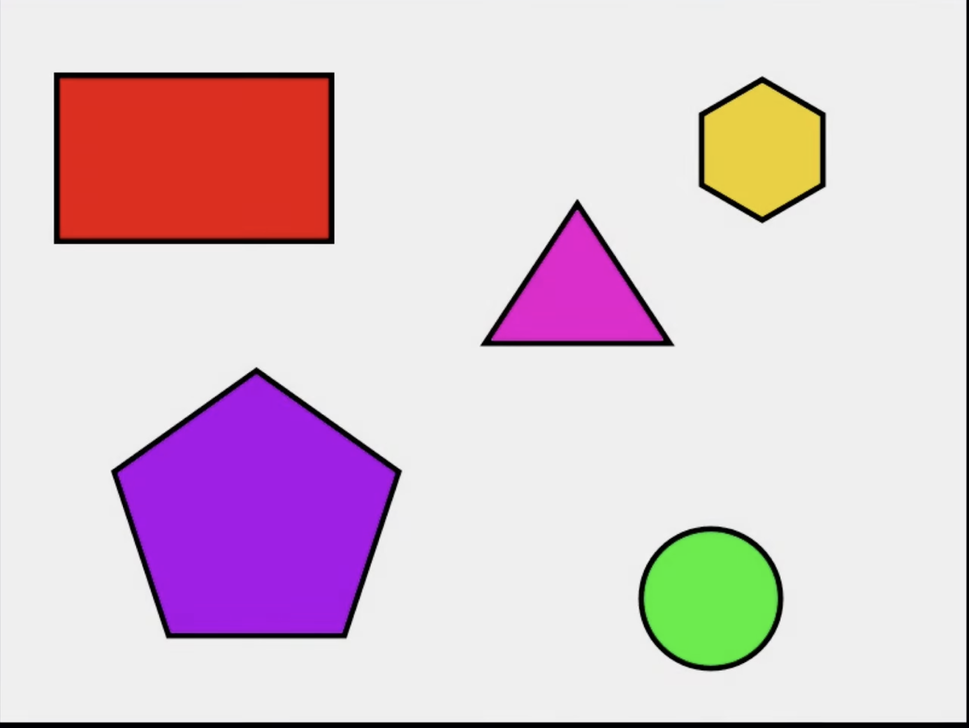
#> input picture Shape.png, 969 x 728 px, shrunk from 1520 x 1142 before the run, given in place of the camera
$ python CamEdge.py
#> lines starting #> are read from the running program, lines starting #| are printed output that depends on the picture; after the words box and inside, x2 and y2 are one past the last pixel; in counts of white or black regions, pixels touching at a corner belong together
import cv2
import numpy as np

def nothing(x):
    pass

cap = cv2.VideoCapture(1)

cv2.namedWindow("Trackbars")
cv2.createTrackbar("L-H", "Trackbars", 0, 255, nothing)
cv2.createTrackbar("L-S", "Trackbars", 0, 255, nothing)
cv2.createTrackbar("L-V", "Trackbars", 0, 180, nothing)
cv2.createTrackbar("U-H", "Trackbars", 255, 255, nothing)
cv2.createTrackbar("U-S", "Trackbars", 255, 255, nothing)
cv2.createTrackbar("U-V", "Trackbars", 180, 180, nothing)

while True:
    ret, capturing = cap.read()
#> capturing is the input picture: shape (728, 969, 3); mean B, G, R 210.7, 200.6, 220.6
    hsv = cv2.cvtColor(capturing, cv2.COLOR_BGR2HSV)
#> hsv: shape (728, 969, 3); mean H, S, V 20.8, 42.6, 228.1
    lower_h = cv2.getTrackbarPos("L-H", "Trackbars")
    lower_s = cv2.getTrackbarPos("L-S", "Trackbars")
    lower_v = cv2.getTrackbarPos("L-V", "Trackbars")
    upper_h = cv2.getTrackbarPos("U-H", "Trackbars")
    upper_s = cv2.getTrackbarPos("U-S", "Trackbars")
    upper_v = cv2.getTrackbarPos("U-V", "Trackbars")


    low = np.array([lower_h,lower_s,lower_v]) # hsv low format
    up = np.array([upper_h,upper_s,upper_v])
    mask = cv2.inRange(hsv,low,up)
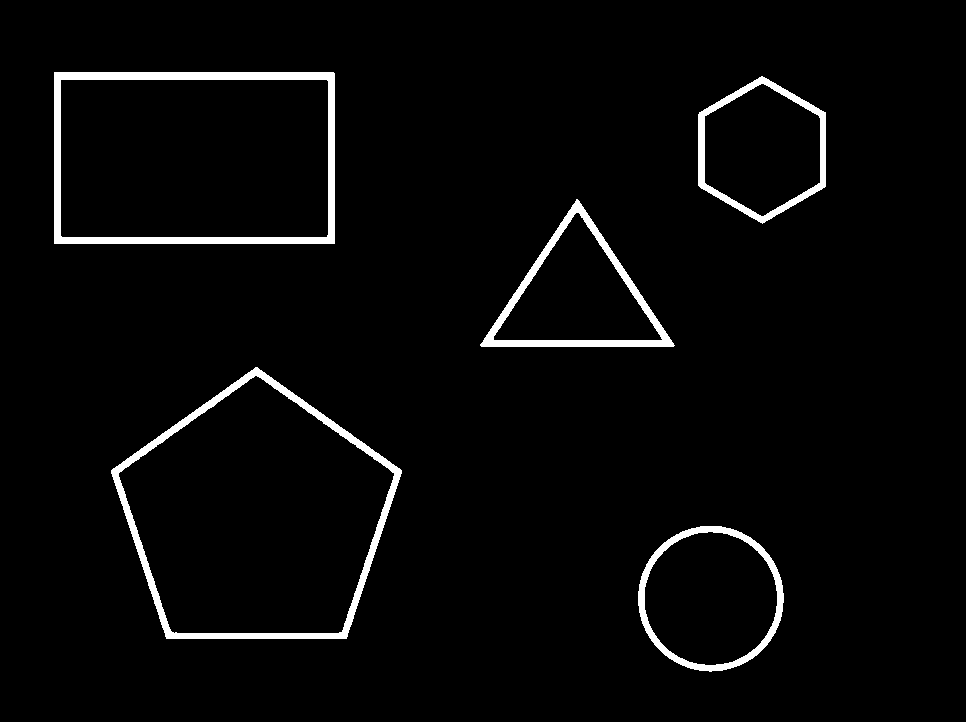
#> mask: shape (728, 969); 4.2% white; 6 white regions, box (x1, y1, x2, y2) and area: (0, 0, 969, 728) 7980, (54, 72, 335, 244) 6416, (111, 367, 402, 639) 5871, (480, 199, 675, 347) 3677, (638, 526, 784, 672) 2894, (698, 76, 826, 224) 2755
    kernel = np.ones((5,5), np.uint8)
    mask = cv2.erode(mask, kernel)
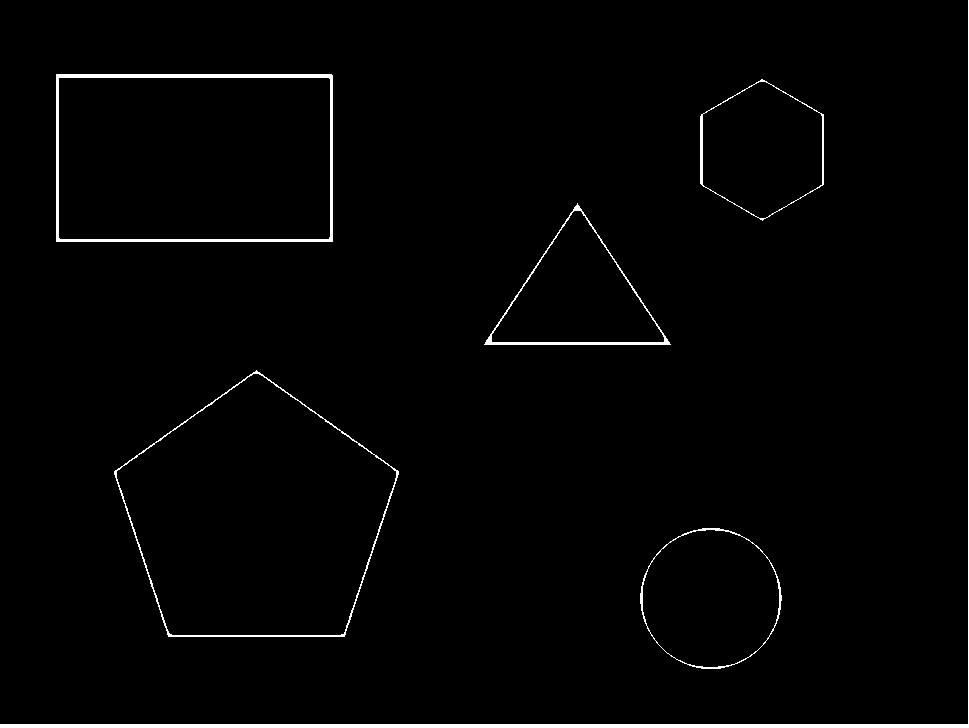
#> mask: shape (728, 969); 1.6% white; 6 white regions

    contours, _ = cv2.findContours(mask, cv2.RETR_EXTERNAL, cv2.CHAIN_APPROX_SIMPLE)
#> contours = 6 contours; box (x1, y1, x2, y2) and area: (114, 370, 399, 637) 52313, (56, 74, 333, 242) 46092, (640, 528, 782, 669) 15326, (484, 203, 671, 345) 13094, (700, 79, 824, 221) 12921, (0, 0, 969, 728) 2904
    for cnt in contours:
        mask = cv2.drawContours(capturing, [cnt], 0, (0, 255, 0), 3)
#> this loop made 6 passes
#> pass 2, `mask = cv2.drawContours(capturing, [cnt], 0, (0, 255, 0), 3)`:
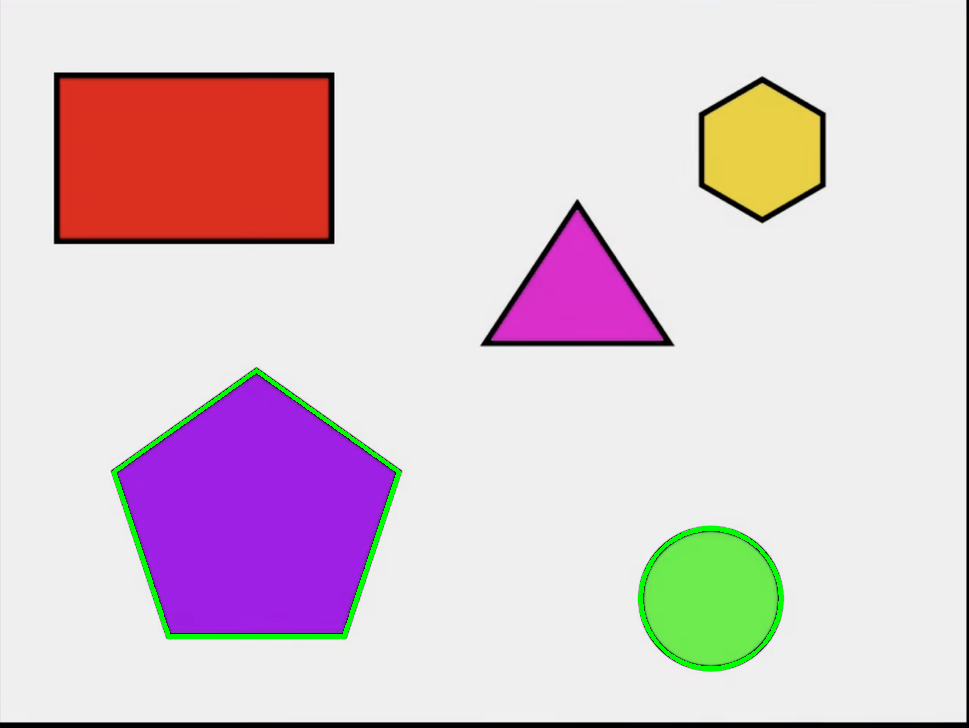
#> mask: shape (728, 969, 3); mean B, G, R 210.6, 202.6, 220.5
#> pass 3, `mask = cv2.drawContours(capturing, [cnt], 0, (0, 255, 0), 3)`:
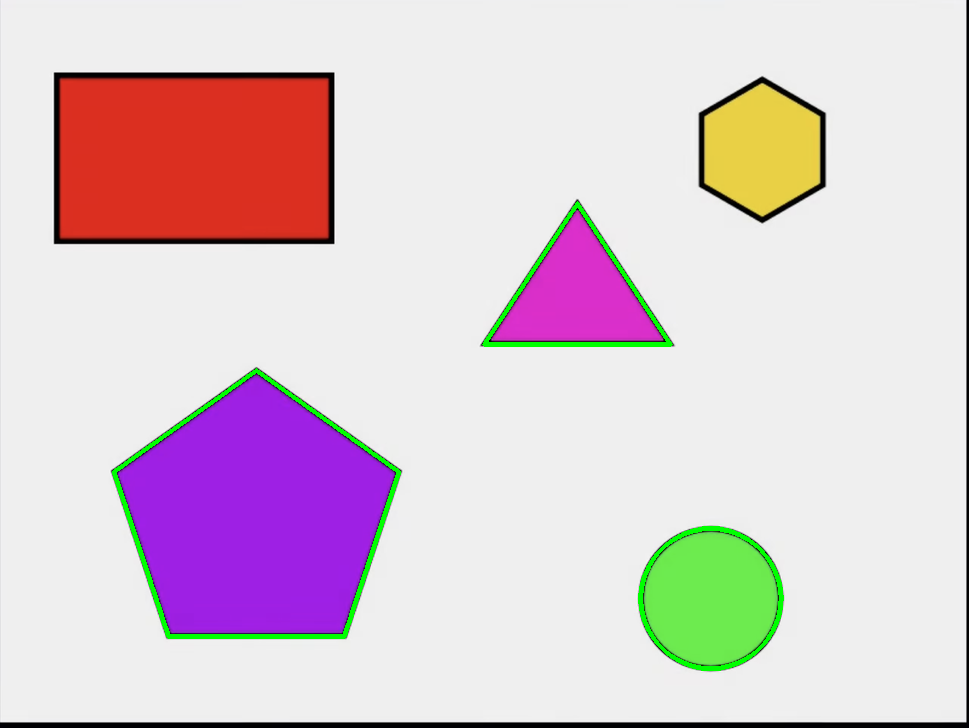
#> mask: shape (728, 969, 3); 0.33% of pixels changed, all inside (x1, y1, x2, y2) = (482, 201, 673, 347)
#> after the loop:
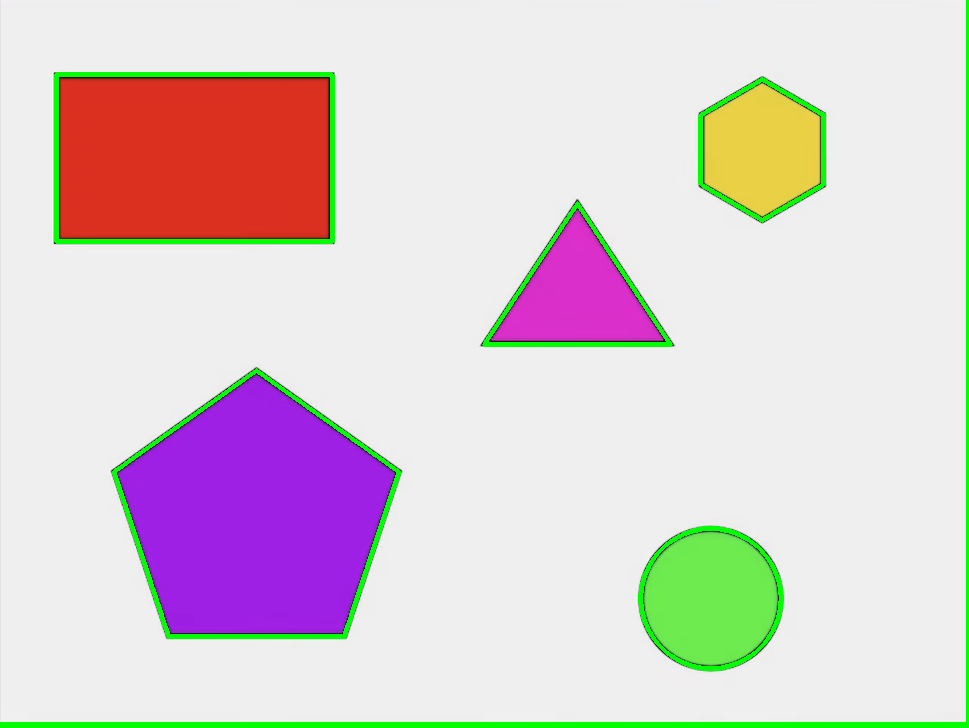
#> capturing: shape (728, 969, 3); 3.2% of pixels changed, all inside (x1, y1, x2, y2) = (0, 0, 969, 728)
    blur = cv2.GaussianBlur(hsv, (7, 7), 0)
#> blur: shape (728, 969, 3); mean H, S, V 20.8, 42.6, 228.1
    edge = cv2.Canny(blur, 30, 150)
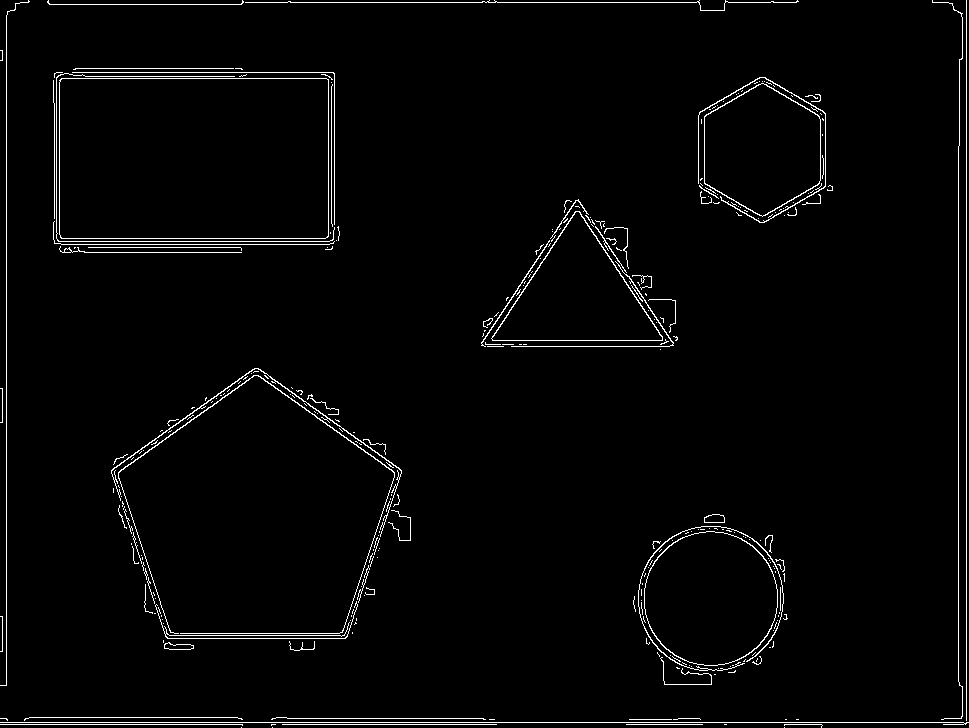
#> edge: shape (728, 969); 2.3% white in thin lines or dots
    md = np.median(edge)
#> md = 0


    # [5 lines of commented-out code are left out]
    cv2.imshow("edges",edge)
    if cv2.waitKey(1) == ord('q'):
#> (key q is pressed here)
        break
cap.release()
cv2.destroyAllWindows()
